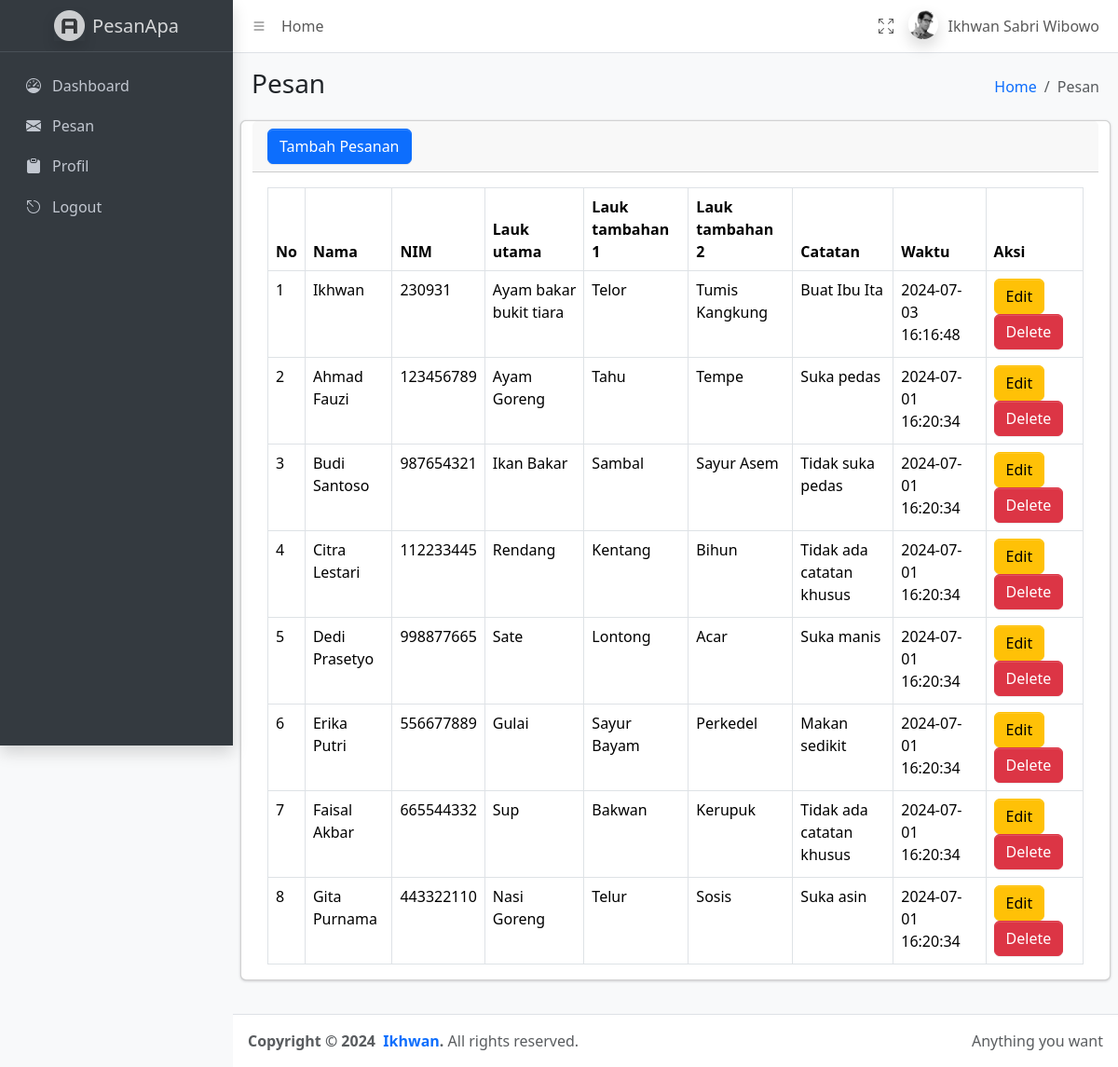
The app's page /pesan.php (signed in) with its own data.
### tables this page shows
CREATE TABLE `tb_pesanan` (
  `id` int NOT NULL,
  `nama` text NOT NULL,
  `nim` text NOT NULL,
  `lauk_utama` text NOT NULL,
  `lauk_tambahan1` text NOT NULL,
  `lauk_tambahan2` text NOT NULL,
  `catatan` text NOT NULL,
  `waktu` timestamp NOT NULL DEFAULT CURRENT_TIMESTAMP
);

### pesan.php (the view, shortened to what this page needs)
<!DOCTYPE html>
<html lang="en">
<head>
    <link rel="stylesheet" href="https://cdn.jsdelivr.net/npm/@fontsource/source-sans-3@5.0.12/index.css">
    <link rel="stylesheet" href="https://cdn.jsdelivr.net/npm/overlayscrollbars@2.3.0/styles/overlayscrollbars.min.css">
    <link rel="stylesheet" href="https://cdn.jsdelivr.net/npm/bootstrap-icons@1.11.0/font/bootstrap-icons.min.css">
    <link rel="stylesheet" href="adminlte.css">
    <link rel="stylesheet" href="https://cdn.jsdelivr.net/npm/apexcharts@3.37.1/dist/apexcharts.css">
    <link rel="stylesheet" href="https://cdn.jsdelivr.net/npm/jsvectormap@1.5.3/dist/css/jsvectormap.min.css">
    <link rel="stylesheet" href="https://cdn.jsdelivr.net/npm/bootstrap@5.3.2/dist/css/bootstrap.min.css">
    <link rel="stylesheet" href="https://cdn.datatables.net/2.0.8/css/dataTables.dataTables.css" />
</head>
<body class="layout-fixed sidebar-expand-lg bg-body-tertiary">
    <?php
    include("header.php")
    ?>
    <?php
    include("sitebar.php")
    ?>
    </nav>
    </div>
    </aside>
    <main class="app-main">
        <div class="app-content-header">
            <div class="container-fluid">
                <div class="row">
                    <div class="col-sm-6">
                        <h3 class="mb-0">Pesan</h3>
                    </div>
                    <div class="col-sm-6">
                        <ol class="breadcrumb float-sm-end">
                            <li class="breadcrumb-item"><a href="#">Home</a></li>
                            <li class="breadcrumb-item active" aria-current="page">
                                Pesan
                            </li>
                        </ol>
                    </div>
                </div>
            </div>
        </div>
        <div class="app-content">
            <div class="container-fluid">
                <div class="row">
                    <?php
                    $sql = "SELECT * FROM tb_pesanan ORDER BY id ASC";
                    $result = mysqli_query($conn, $sql);
                    ?>
                    <div class="card mb-4">
                        <div class="card-header">
                            <button type="button" class="btn btn-primary" data-bs-toggle="modal" data-bs-target="#tambah">
  Tambah Pesanan
</button>
                        </div>
                        <div class="card-body">
                            <table class="table table-bordered" id="myTable">
                                <thead>
                                    <tr>
                                        <th style="width: 10px">No</th>
                                        <th>Nama</th>
                                        <th>NIM</th>
                                        <th>Lauk utama</th>
                                        <th>Lauk tambahan 1</th>
                                        <th>Lauk tambahan 2</th>
                                        <th>Catatan</th>
                                        <th>Waktu</th>
                                        <th>Aksi</th>
                                    </tr>
                                </thead>
                                <tbody>
                                    <?php
                                    $no = 1;
                                    while ($row = mysqli_fetch_assoc($result)) { ?>
                                        <tr>
                                            <td><?= $no ?></td>
                                            <td><?= $row['nama'] ?></td>
                                            <td><?= $row['nim'] ?></td>
                                            <td><?= $row['lauk_utama'] ?></td>
                                            <td><?= $row['lauk_tambahan1'] ?></td>
                                            <td><?= $row['lauk_tambahan2'] ?></td>
                                            <td><?= $row['catatan'] ?></td>
                                            <td><?= $row['waktu'] ?></td>
                                            <td>
                                                <button type="button" class="btn btn-warning edit-btn" data-bs-toggle="modal" data-bs-target="#editModal" data-id="<?= $row['id'] ?>" data-nama="<?= $row['nama'] ?>" data-nim="<?= $row['nim'] ?>" data-lauk-utama="<?= $row['lauk_utama'] ?>" data-lauk-tambahan1="<?= $row['lauk_tambahan1'] ?>" data-lauk-tambahan2="<?= $row['lauk_tambahan2'] ?>" data-catatan="<?= $row['catatan'] ?>">Edit</button>
                                                <button type="button" class="btn btn-danger delete-btn" data-id="<?= $row['id'] ?>" data-bs-toggle="modal" data-bs-target="#confirmModal">Delete</button>
                                            </td>
                                        </tr>
                                    <?php $no++;
                                    } ?>
                                </tbody>
                            </table>
                        </div>
                    </div>
                </div>
            </div>
    </main>
    <?php
    include("footer.php")
    ?>
    </div>
</body>
</html>

### records on screen
tb_pesanan: nama "Ikhwan", nim "230931", lauk_utama "Ayam bakar bukit tiara", lauk_tambahan1 "Telor", lauk_tambahan2 "Tumis Kangkung", catatan "Buat Ibu Ita", waktu "2024-07-03 16:16:48"
tb_pesanan: nama "Ahmad Fauzi", nim "123456789", lauk_utama "Ayam Goreng", lauk_tambahan1 "Tahu", lauk_tambahan2 "Tempe", catatan "Suka pedas", waktu "2024-07-01 16:20:34"
tb_pesanan: nama "Budi Santoso", nim "987654321", lauk_utama "Ikan Bakar", lauk_tambahan1 "Sambal", lauk_tambahan2 "Sayur Asem", catatan "Tidak suka pedas", waktu "2024-07-01 16:20:34"
tb_pesanan: nama "Citra Lestari", nim "112233445", lauk_utama "Rendang", lauk_tambahan1 "Kentang", lauk_tambahan2 "Bihun", catatan "Tidak ada catatan khusus", waktu "2024-07-01 16:20:34"
tb_pesanan: nama "Dedi Prasetyo", nim "998877665", lauk_utama "Sate", lauk_tambahan1 "Lontong", lauk_tambahan2 "Acar", catatan "Suka manis", waktu "2024-07-01 16:20:34"
tb_pesanan: nama "Erika Putri", nim "556677889", lauk_utama "Gulai", lauk_tambahan1 "Sayur Bayam", lauk_tambahan2 "Perkedel", catatan "Makan sedikit", waktu "2024-07-01 16:20:34"
tb_pesanan: nama "Faisal Akbar", nim "665544332", lauk_utama "Sup", lauk_tambahan1 "Bakwan", lauk_tambahan2 "Kerupuk", catatan "Tidak ada catatan khusus", waktu "2024-07-01 16:20:34"
tb_pesanan: nama "Gita Purnama", nim "443322110", lauk_utama "Nasi Goreng", lauk_tambahan1 "Telur", lauk_tambahan2 "Sosis", catatan "Suka asin", waktu "2024-07-01 16:20:34"

### other values on screen
$_SESSION['username'] "Ikhwan Sabri Wibowo"
